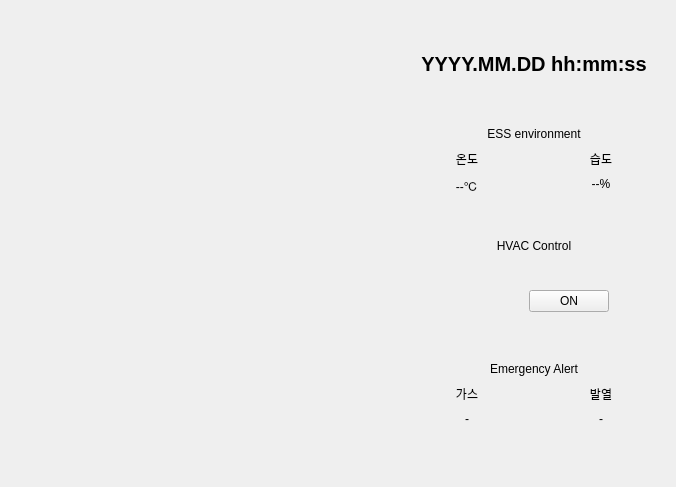
<?xml version="1.0" encoding="UTF-8"?>
<ui version="4.0">
 <class>Tab1Main</class>
 <widget class="QWidget" name="Tab1Main">
  <property name="geometry">
   <rect>
    <x>0</x>
    <y>0</y>
    <width>676</width>
    <height>487</height>
   </rect>
  </property>
  <property name="windowTitle">
   <string>Form</string>
  </property>
  <layout class="QVBoxLayout" name="verticalLayout_12">
   <item>
    <layout class="QHBoxLayout" name="horizontalLayout" stretch="6,4">
     <item>
      <layout class="QVBoxLayout" name="verticalLayout_9" stretch="3,2">
       <item>
        <layout class="QVBoxLayout" name="pMapLayout"/>
       </item>
       <item>
        <layout class="QHBoxLayout" name="pBatteryrackLayout">
         <item>
          <layout class="QVBoxLayout" name="pBatteryRack1"/>
         </item>
         <item>
          <layout class="QVBoxLayout" name="pBatteryRack2"/>
         </item>
         <item>
          <layout class="QVBoxLayout" name="pBatteryRack3"/>
         </item>
        </layout>
       </item>
      </layout>
     </item>
     <item>
      <layout class="QVBoxLayout" name="pInfoLayout" stretch="0,1,0,3,4,0,3,0">
       <item>
        <spacer name="verticalSpacer_3">
         <property name="orientation">
          <enum>Qt::Orientation::Vertical</enum>
         </property>
         <property name="sizeHint" stdset="0">
          <size>
           <width>20</width>
           <height>40</height>
          </size>
         </property>
        </spacer>
       </item>
       <item>
        <layout class="QVBoxLayout" name="verticalLayout_8">
         <item>
          <widget class="QLabel" name="pLabelTime">
           <property name="font">
            <font>
             <pointsize>15</pointsize>
             <bold>true</bold>
            </font>
           </property>
           <property name="text">
            <string>YYYY.MM.DD hh:mm:ss</string>
           </property>
           <property name="textFormat">
            <enum>Qt::TextFormat::AutoText</enum>
           </property>
           <property name="alignment">
            <set>Qt::AlignmentFlag::AlignCenter</set>
           </property>
          </widget>
         </item>
        </layout>
       </item>
       <item>
        <spacer name="verticalSpacer">
         <property name="orientation">
          <enum>Qt::Orientation::Vertical</enum>
         </property>
         <property name="sizeHint" stdset="0">
          <size>
           <width>20</width>
           <height>40</height>
          </size>
         </property>
        </spacer>
       </item>
       <item>
        <layout class="QVBoxLayout" name="verticalLayout_7" stretch="1,3">
         <item>
          <widget class="QLabel" name="label">
           <property name="text">
            <string>ESS environment</string>
           </property>
           <property name="alignment">
            <set>Qt::AlignmentFlag::AlignBottom|Qt::AlignmentFlag::AlignHCenter</set>
           </property>
          </widget>
         </item>
         <item>
          <layout class="QHBoxLayout" name="horizontalLayout_7" stretch="0,0">
           <item>
            <layout class="QVBoxLayout" name="verticalLayout">
             <item>
              <layout class="QHBoxLayout" name="horizontalLayout_4">
               <item>
                <widget class="QLabel" name="label_2">
                 <property name="text">
                  <string>온도</string>
                 </property>
                 <property name="alignment">
                  <set>Qt::AlignmentFlag::AlignCenter</set>
                 </property>
                </widget>
               </item>
              </layout>
             </item>
             <item>
              <layout class="QHBoxLayout" name="horizontalLayout_3">
               <item>
                <widget class="QLabel" name="pLabelTemp">
                 <property name="text">
                  <string>--℃</string>
                 </property>
                 <property name="alignment">
                  <set>Qt::AlignmentFlag::AlignHCenter|Qt::AlignmentFlag::AlignTop</set>
                 </property>
                </widget>
               </item>
              </layout>
             </item>
            </layout>
           </item>
           <item>
            <layout class="QVBoxLayout" name="verticalLayout_2">
             <item>
              <layout class="QHBoxLayout" name="horizontalLayout_5">
               <item>
                <widget class="QLabel" name="label_12">
                 <property name="text">
                  <string>습도</string>
                 </property>
                 <property name="alignment">
                  <set>Qt::AlignmentFlag::AlignCenter</set>
                 </property>
                </widget>
               </item>
              </layout>
             </item>
             <item>
              <layout class="QHBoxLayout" name="horizontalLayout_6">
               <item>
                <widget class="QLabel" name="pLabelHumi">
                 <property name="text">
                  <string>--%</string>
                 </property>
                 <property name="alignment">
                  <set>Qt::AlignmentFlag::AlignHCenter|Qt::AlignmentFlag::AlignTop</set>
                 </property>
                </widget>
               </item>
              </layout>
             </item>
            </layout>
           </item>
          </layout>
         </item>
        </layout>
       </item>
       <item>
        <layout class="QVBoxLayout" name="pFanLayout" stretch="1,3">
         <item>
          <widget class="QLabel" name="label_4">
           <property name="text">
            <string>HVAC Control</string>
           </property>
           <property name="alignment">
            <set>Qt::AlignmentFlag::AlignCenter</set>
           </property>
          </widget>
         </item>
         <item>
          <layout class="QHBoxLayout" name="horizontalLayout_11">
           <item>
            <spacer name="horizontalSpacer">
             <property name="orientation">
              <enum>Qt::Orientation::Horizontal</enum>
             </property>
             <property name="sizeHint" stdset="0">
              <size>
               <width>40</width>
               <height>20</height>
              </size>
             </property>
            </spacer>
           </item>
           <item>
            <widget class="QLabel" name="pLFanimg">
             <property name="maximumSize">
              <size>
               <width>64</width>
               <height>64</height>
              </size>
             </property>
             <property name="text">
              <string/>
             </property>
             <property name="pixmap">
              <pixmap resource="resources.qrc">:/images/img/fan_off.jpg</pixmap>
             </property>
             <property name="scaledContents">
              <bool>true</bool>
             </property>
            </widget>
           </item>
           <item>
            <spacer name="horizontalSpacer_3">
             <property name="orientation">
              <enum>Qt::Orientation::Horizontal</enum>
             </property>
             <property name="sizeHint" stdset="0">
              <size>
               <width>40</width>
               <height>20</height>
              </size>
             </property>
            </spacer>
           </item>
           <item>
            <widget class="QPushButton" name="pPBFanOnOff">
             <property name="text">
              <string>ON</string>
             </property>
             <property name="checkable">
              <bool>true</bool>
             </property>
            </widget>
           </item>
           <item>
            <spacer name="horizontalSpacer_2">
             <property name="orientation">
              <enum>Qt::Orientation::Horizontal</enum>
             </property>
             <property name="sizeHint" stdset="0">
              <size>
               <width>40</width>
               <height>20</height>
              </size>
             </property>
            </spacer>
           </item>
          </layout>
         </item>
        </layout>
       </item>
       <item>
        <spacer name="verticalSpacer_4">
         <property name="orientation">
          <enum>Qt::Orientation::Vertical</enum>
         </property>
         <property name="sizeHint" stdset="0">
          <size>
           <width>20</width>
           <height>40</height>
          </size>
         </property>
        </spacer>
       </item>
       <item>
        <layout class="QVBoxLayout" name="verticalLayout_10" stretch="1,3">
         <item>
          <widget class="QLabel" name="label_3">
           <property name="text">
            <string>Emergency Alert</string>
           </property>
           <property name="alignment">
            <set>Qt::AlignmentFlag::AlignBottom|Qt::AlignmentFlag::AlignHCenter</set>
           </property>
          </widget>
         </item>
         <item>
          <layout class="QHBoxLayout" name="horizontalLayout_10">
           <item>
            <layout class="QVBoxLayout" name="verticalLayout_5">
             <item>
              <layout class="QVBoxLayout" name="verticalLayout_6">
               <item>
                <widget class="QLabel" name="label_15">
                 <property name="focusPolicy">
                  <enum>Qt::FocusPolicy::NoFocus</enum>
                 </property>
                 <property name="text">
                  <string>가스</string>
                 </property>
                 <property name="alignment">
                  <set>Qt::AlignmentFlag::AlignCenter</set>
                 </property>
                </widget>
               </item>
              </layout>
             </item>
             <item>
              <layout class="QHBoxLayout" name="horizontalLayout_9">
               <item>
                <widget class="QLabel" name="pLabelGas">
                 <property name="text">
                  <string>-</string>
                 </property>
                 <property name="alignment">
                  <set>Qt::AlignmentFlag::AlignHCenter|Qt::AlignmentFlag::AlignTop</set>
                 </property>
                </widget>
               </item>
              </layout>
             </item>
            </layout>
           </item>
           <item>
            <layout class="QVBoxLayout" name="verticalLayout_4">
             <item>
              <layout class="QVBoxLayout" name="verticalLayout_3">
               <item>
                <widget class="QLabel" name="label_10">
                 <property name="text">
                  <string>발열</string>
                 </property>
                 <property name="alignment">
                  <set>Qt::AlignmentFlag::AlignCenter</set>
                 </property>
                </widget>
               </item>
              </layout>
             </item>
             <item>
              <layout class="QHBoxLayout" name="horizontalLayout_8">
               <item>
                <widget class="QLabel" name="pLabelThermal">
                 <property name="text">
                  <string>-</string>
                 </property>
                 <property name="alignment">
                  <set>Qt::AlignmentFlag::AlignHCenter|Qt::AlignmentFlag::AlignTop</set>
                 </property>
                </widget>
               </item>
              </layout>
             </item>
            </layout>
           </item>
          </layout>
         </item>
        </layout>
       </item>
       <item>
        <spacer name="verticalSpacer_2">
         <property name="orientation">
          <enum>Qt::Orientation::Vertical</enum>
         </property>
         <property name="sizeHint" stdset="0">
          <size>
           <width>20</width>
           <height>40</height>
          </size>
         </property>
        </spacer>
       </item>
      </layout>
     </item>
    </layout>
   </item>
  </layout>
 </widget>
 <resources>
  <include location="resources.qrc"/>
 </resources>
 <connections/>
</ui>
